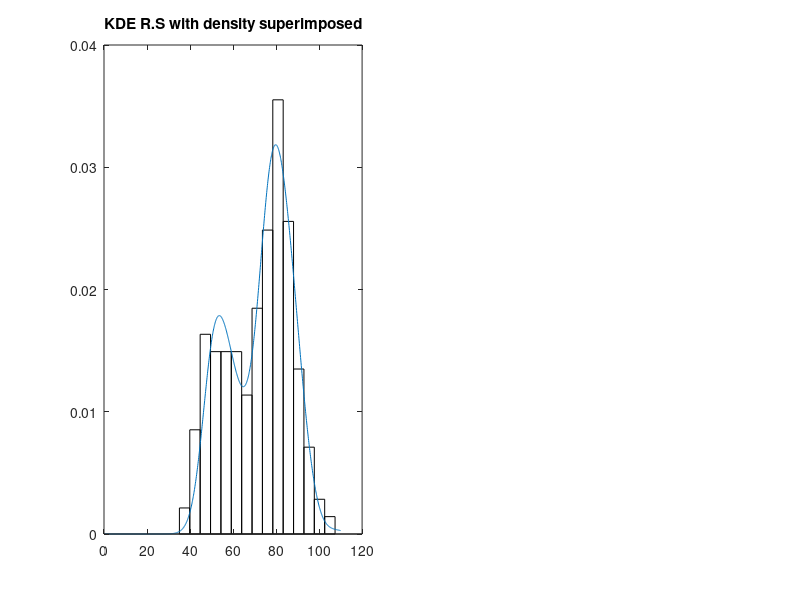

MATLAB code to generate this figure: (Note: this script raises an error after producing the figure.)
load geyser

%first we get the kernel density estimate 
data = geyser;
n = length(data);
% We will get the density estimate at these x values.
x = linspace(0,110,1000);
fhatnorm = zeros(size(x));
h = 1.06*n^(-1/5)*std(data);
for i=1:n
    % get each kernel function evaluated at x

    % centered at data
    fnorm=exp(-(1/(2*h^2))*(x-data(i)).^2)/sqrt(2*pi)/h;
    fhatnorm = fhatnorm+fnorm/(n);
end

%random sample from data
r=unifrnd(0,1,n,1);
u_frequencies=zeros(n,1);
for i=1:n
    left=(1/n)*(i-1);
    right=(1/n)*(i);
    u_frequencies(i)=length(find(r>=left & r<=right));
end
counter=1;
newdata=zeros(n,1);
for j=1:n
    newdata(counter:counter+u_frequencies(j)-1) = normrnd(data(j),h,u_frequencies(j),1);
    counter = counter + u_frequencies(j);
end

subplot(121)
[cnt,newdata1]=hist(newdata,15);
bar(newdata1,cnt/(n*h),1,'w')
title('KDE R.S with density superimposed')
hold on
plot(x,fhatnorm)
hold off

%comparing example 9.13
muin = [50,80];
% Set mixing coefficients equal.
piesin = [0.5,0.5];
% Set initial variances to 1.
varin = [1 1];
max_it = 100;
tol = 0.0001;
% Call the finite mixtures.
[pies,mus,vars]= csfinmix(data,muin,varin,piesin,max_it,tol);

% Now generate some random variables from this model.
% Get the true model to generate data from this.
xx = zeros(n,1);
% Now generate 300 random variables. First find
% the number that fall in each one.
r = rand(n,1);
% Find the number generated from component 1.
ind1 = length(find(r <= pies(1)));
% Create some mixture data. Note that the

% component densities are normals.
xx(1:ind1) = normrnd(mus(1),sqrt(vars(1)),ind1,1);
xx(ind1+1:n) = normrnd(mus(2),sqrt(vars(2)),n-ind1,1);

subplot(122)
[cnt,xx]=hist(xx,15);
bar(xx,cnt/(n*h),1,'w')
title('Random Sample from FM with density superimposed')
hold on
plot(x,fhatnorm)
hold off